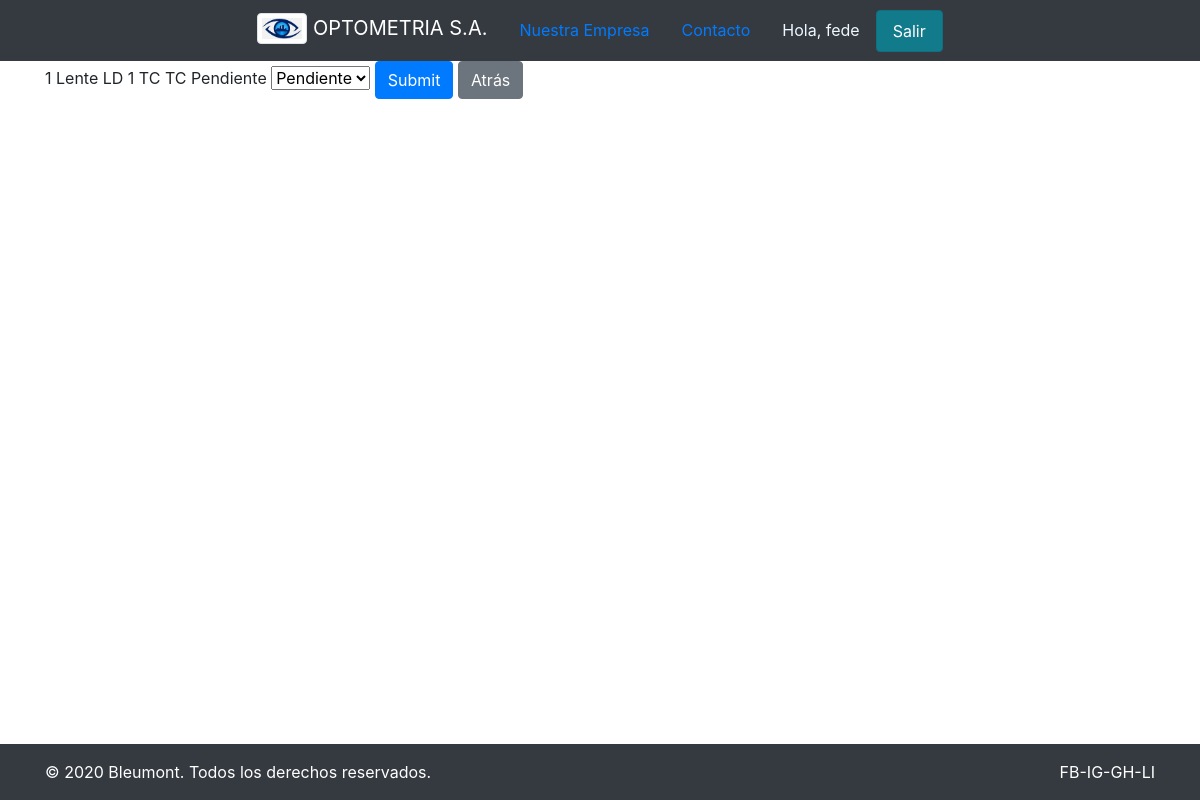
/update_pedido/1/ (signed in), run on the app's committed database.
### users/models.py (models this page shows)
class Pedidos(models.Model):
    TIPO_DE_PAGO = (
        ('Tarjeta de credito', 'Tarjeta de credito'),
        ('Tarjeta de debito', 'Tarjeta de debito'),
        ('Billetera virtual', 'Billetera virtual'),
        ('Efectivo', 'Efectivo')
    )
    ESTADO = models.TextChoices('ESTADO', 'Pendiente Pedido Taller Finalizado')
    producto = models.ForeignKey(Productos, verbose_name='ID del Producto', on_delete=models.SET_DEFAULT, default='No disponible')
    cantidad = models.IntegerField()
    fecha_de_compra = models.DateTimeField(default=timezone.now)
    tipo_pago = models.CharField(max_length=18, choices=TIPO_DE_PAGO)
    subtotal = models.FloatField()
    estado_pedido = models.CharField(max_length=10, choices=ESTADO.choices)
    comprador = models.ForeignKey(Pacientes, verbose_name=('DNI Paciente Comprador'), on_delete=models.SET_DEFAULT, default='Cliente')
    vendedor = models.ForeignKey(User, on_delete=models.SET_DEFAULT, default='Vendedor')

class Productos(models.Model):
    LENTES = (('LI', 'Lejos Izquierda'),('LD', 'Lejos Derecha'),('CI', 'Cerca Izquierda'),('CD', 'Cerca Derecha'))
    clasificacion = models.CharField(max_length=2, choices=LENTES)
    nombre = models.CharField(max_length=30)
    precio = models.FloatField()
    armazon = models.BooleanField(default=False)
    def __str__(self):
        return self.nombre

### users/decorators.py (the view)
        def wrapper_func(request, *args, **kwargs):
            group = None
            if request.user.groups.exists():
                group = request.user.groups.all()[0].name
                print(group)
            if group in allowed_roles:
                return view_func(request, *args, **kwargs)
            else:
                return redirect('403')
            print(group)

### users/forms.py
class UpdatePedidoForm(forms.ModelForm):
    class Meta:
        model = Pedidos
        fields = ['estado_pedido']

### users/views.py (called while the page is built)
@login_required(login_url='login')
@allowed_users(allowed_roles=['Taller','admin'])
def update_pedido(request, p_key):
    pedido = Pedidos.objects.get(id=p_key)
    form = UpdatePedidoForm(instance=pedido)
    context = {'pedido': pedido, 'form': form}
    if request.method == 'POST':
        form = UpdatePedidoForm(request.POST, instance=pedido)
        if form.is_valid():
            form.save()
            return redirect('taller')
    return render(request, 'users/update_pedido.html', context)

### users/templates/users/update_pedido.html (shortened to what this page needs)
{% extends 'users/index.html' %} {% block content %}
<form method="POST" >
  <tr class="table">
      <td>{{ pedido.id }}</td>
      <td>{{ pedido.producto }}</td>
      <td>{{ pedido.cantidad }}</td>
      <td>{{ pedido.tipo_pago }}</td>
      <td>{{ pedido.tipo_pago }}</td>
      <td>{{ pedido.estado_pedido }}</td>
      {{ form.estado_pedido }}
</tr>
<input type="submit" class="btn btn-primary"></input>
<a href="{% url 'taller' %}"class='btn btn-secondary'>Atrás</a>
</form>
{% endblock content %}

### users/templates/users/index.html (shortened to what this page needs)
{% load static %}
<!DOCTYPE html>
<html lang="es-AR">
  <head>
    <link
      rel="stylesheet"
      href="https://stackpath.bootstrapcdn.com/bootstrap/4.2.1/css/bootstrap.min.css"
    />
    <link rel="stylesheet" href="{%static 'users/main.css'%}" />
  </head>
  <body>
    <nav class="navbar navbar-dark bg-dark justify-content-center">
      <a class="navbar-brand" href="/">
        <img
          src="{% static 'users/png-eye.png' %}"
          width="50"
          class="align-top mb-1 img-thumbnail"
          alt="opto logo"
        />
        OPTOMETRIA S.A.</a
      >
      <ul class="nav justify-content-center">
        <li class="nav-item">
          <a class="nav-link active" href="#nosotros">Nuestra Empresa</a>
        </li>
        <li class="nav-item">
          <a class="nav-link" href="#">Contacto</a>
        </li>
        {% if user.is_authenticated %}
        <li class="nav-link" id="userName">Hola, {{ request.user }}</li>
        <li class="nav-item">
          <a class="nav-link active btn btn-info" href="{% url 'logout' %}">Salir</a>
        </li>
        {% else %}
          <li class="nav-item">
            <a class="nav-link" href="{% url 'login' %}">Administracion</a>
          </li>
        {% endif %}
      </ul>
    </nav>
    <div class="container">
      {% block content %}{% endblock content %}
    </div>
    <div class="py-3 bg-dark text-white fixed-bottom">
      <div class="container">
        <div class="row">
          <div class="col-md-7 text-center text-md-left">
            <p class="mb-md-0">© 2020 <a href="https://github.com/Bleumont" class="external text-white">Bleumont</a>. Todos los derechos reservados.                        </p>
          </div>
          <div class="col-md-5 text-center text-md-right">
            <p class="mb-0">FB-IG-GH-LI</a>  </p>
          </div>
        </div>
      </div>
    </div>
  </body>
</html>

### users/static/users/main.css (style rules this page uses)
html, body { height: 100%; }
#userName { color: aliceblue; }

### data on the page
Pedidos: id "1", producto "Lente LD", cantidad "1", tipo_pago "TC", estado_pedido "Pendiente"

### other printed values
{{ request.user }} "fede"
